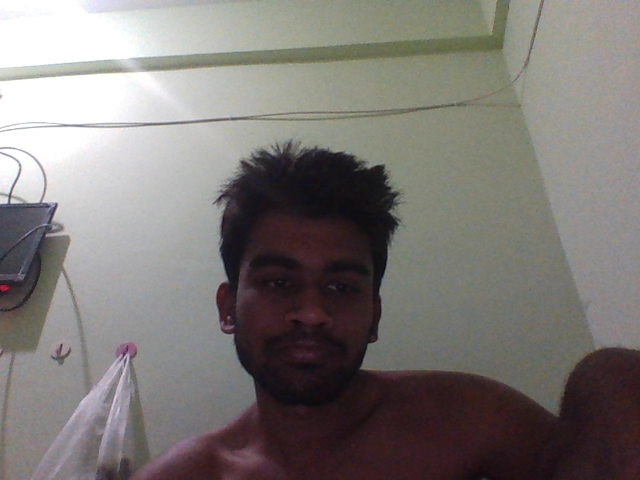
#> input picture optical_flow/shot_0_000.bmp, 640 x 480 px, given in place of the camera
$ python 05_optical_flow.py   (Python 2 division)
#> lines starting #> are read from the running program, lines starting #| are printed output that depends on the picture
import numpy as np
import cv2

cap = cv2.VideoCapture(0)

# params for ShiTomasi corner detection
feature_params = dict( maxCorners = 100,
                       qualityLevel = 0.3,
                       minDistance = 7,
                       blockSize = 7 )

# Parameters for lucas kanade optical flow
lk_params = dict( winSize  = (15,15),
                  maxLevel = 2,
                  criteria = (cv2.TERM_CRITERIA_EPS | cv2.TERM_CRITERIA_COUNT, 10, 0.03))

# Create some random colors
color = np.random.randint(0,255,(100,3))


# Take first frame and find corners in it
ret, old_frame = cap.read()
#> old_frame is the input picture: shape (480, 640, 3); mean B, G, R 118, 121, 125.5
old_gray = cv2.cvtColor(old_frame, cv2.COLOR_BGR2GRAY)
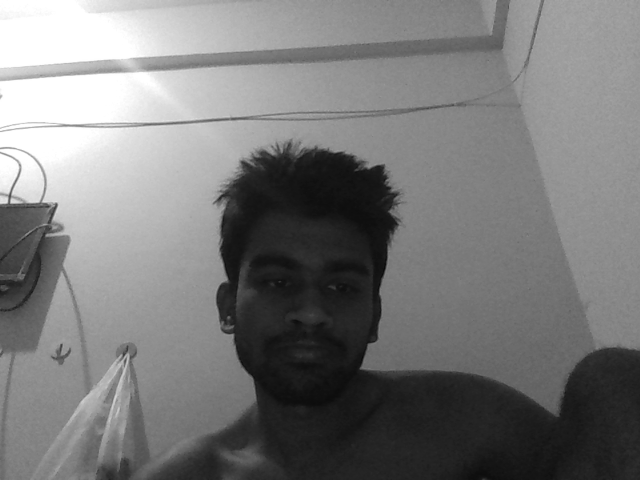
#> old_gray: shape (480, 640); min 7, max 255, mean 122
p0 = cv2.goodFeaturesToTrack(old_gray, mask = None, **feature_params)
#> p0 = [[11, 201], [43, 200], [55, 204], [6, 195], [231, 336], [225, 280], [382, 167], [242, 162], [48, 224]]

gray_frame = cv2.cvtColor(old_frame, cv2.COLOR_BGR2GRAY)

gray_frame = cv2.GaussianBlur(gray_frame, (19,19), sigmaX=3, sigmaY=3)

circles = cv2.HoughCircles(gray_frame, cv2.HOUGH_GRADIENT, 1, 50,
                               param1=50, param2=50, minRadius=50, maxRadius=160)
#> circles = None

# circles = np.uint16(np.around(circles))

print p0.shape
#| (9, 1, 2)
print p0
#| [[[ 11. 201.]]
#|  [[ 43. 200.]]
#|  [[ 55. 204.]]
#|  [[  6. 195.]]
#|  [[231. 336.]]
#|  [[225. 280.]]
#|  [[382. 167.]]
#|  [[242. 162.]]
#|  [[ 48. 224.]]]

drr = np.arange(6).reshape(3,1,2)
drr[0, 0, 0] = 100
drr[0, 0, 1] = 100

drr[1, 0, 0] = 200
drr[1, 0, 1] = 200

drr[2, 0, 0] = 300
drr[2, 0, 1] = 300


# Create a mask image for drawing purposes
mask = np.zeros_like(old_frame)

while(1):
    ret,frame = cap.read()
    frame_gray = cv2.cvtColor(frame, cv2.COLOR_BGR2GRAY)

    # calculate optical flow
    p1, st, err = cv2.calcOpticalFlowPyrLK(old_gray, frame_gray, p0, None, **lk_params)
#> p1 has the same summary as p0; st = [1, 1, 1, 1, 1, 1, 1, 1, 1]; err = [0, 0, 0, 0, 0, 0, 0, 0, 0]
    #p1, st, err = cv2.calcOpticalFlowPyrLK(old_gray, frame_gray, drr, None, **lk_params)

    # Select good points
    good_new = p1[st==1]
#> good_new has the same summary as p0
    good_old = p0[st==1]
#> good_old has the same summary as p0
    #good_old = drr[st == 1]

    # draw the tracks
    for i,(new,old) in enumerate(zip(good_new,good_old)):
        a,b = new.ravel()
        c,d = old.ravel()
        mask = cv2.line(mask, (a,b),(c,d), color[i].tolist(), 2)
        frame = cv2.circle(frame,(a,b),5,color[i].tolist(),-1)
#> this loop made 9 passes
#> (a, b, c, d) on passes 1 to 9: (11, 201, 11, 201), (43, 200, 43, 200), (55, 204, 55, 204), (6, 195, 6, 195), (231, 336, 231, 336), (225, 280, 225, 280), (382, 167, 382, 167), (242, 162, 242, 162), (48, 224, 48, 224)
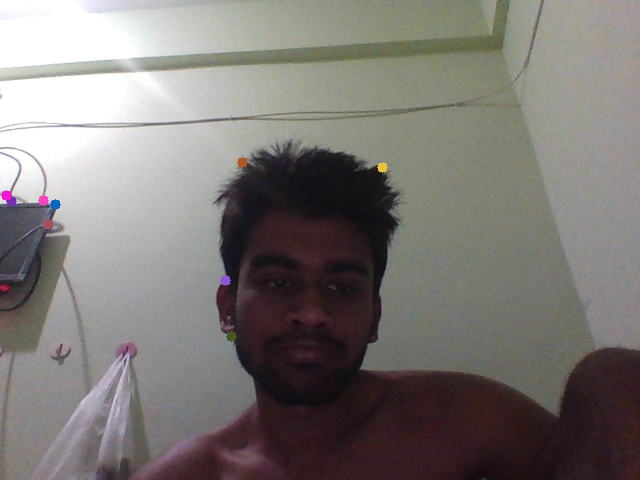
#> frame: shape (480, 640, 3); mean B, G, R 118, 120.9, 125.5
#> mask: shape (480, 640, 3); mean of channels 0, 1, 2 0, 0, 0
    img = cv2.add(frame,mask)

    cv2.imshow('Edge tracer',img)
    k = cv2.waitKey(120) & 0xff
#> (key Esc is pressed here)
    if k == 27:
        break

    # Now update the previous frame and previous points
    old_gray = frame_gray.copy()
    p0 = good_new.reshape(-1,1,2)

cv2.destroyAllWindows()
cap.release()

$ run again, on optical_flow/shot_0_001.bmp
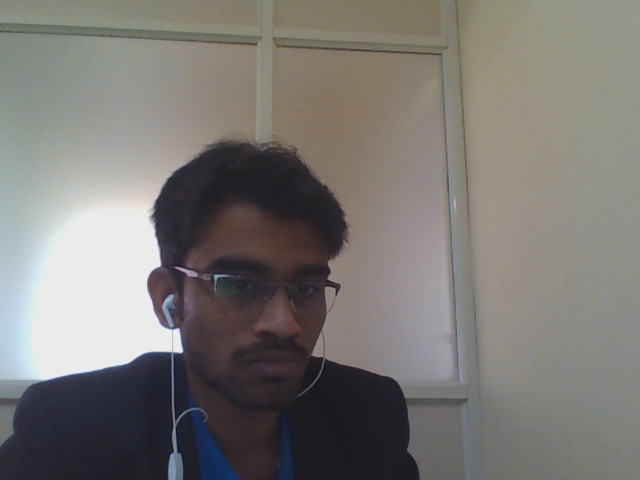
#> input picture optical_flow/shot_0_001.bmp, 640 x 480 px, given in place of the camera
#> old_frame is the input picture: shape (480, 640, 3); mean B, G, R 116.9, 120.4, 123.3
#> `old_gray = cv2.cvtColor(old_frame, cv2.COLOR_BGR2GRAY)`:
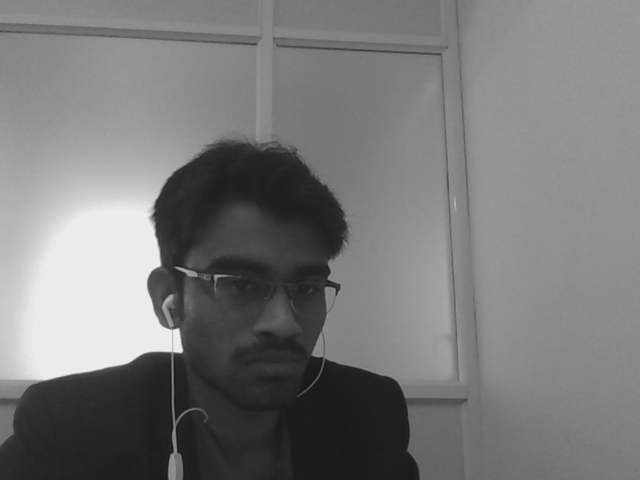
#> old_gray: shape (480, 640); min 18, max 236, mean 120.7
#> p0 = [[180, 350], [177, 330], [216, 277], [171, 355], [159, 264]]
#> circles = None
#| (5, 1, 2)
#| [[[180. 350.]]
#|  [[177. 330.]]
#|  [[216. 277.]]
#|  [[171. 355.]]
#|  [[159. 264.]]]
#> p1 has the same summary as p0; st = [1, 1, 1, 1, 1]; err = [0, 0, 0, 0, 0]
#> good_new has the same summary as p0
#> good_old has the same summary as p0
#> the loop `for i,(new,old) in enumerate(zip(good_new,good_old)):` made 5 passes
#> (a, b, c, d) on passes 1 to 5: (180, 350, 180, 350), (177, 330, 177, 330), (216, 277, 216, 277), (171, 355, 171, 355), (159, 264, 159, 264)
#> after the loop `for i,(new,old) in enumerate(zip(good_new,good_old)):`:
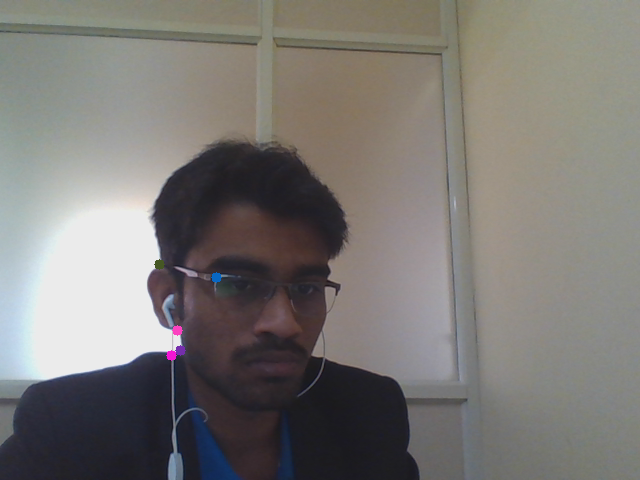
#> frame: shape (480, 640, 3); mean B, G, R 116.9, 120.3, 123.3
